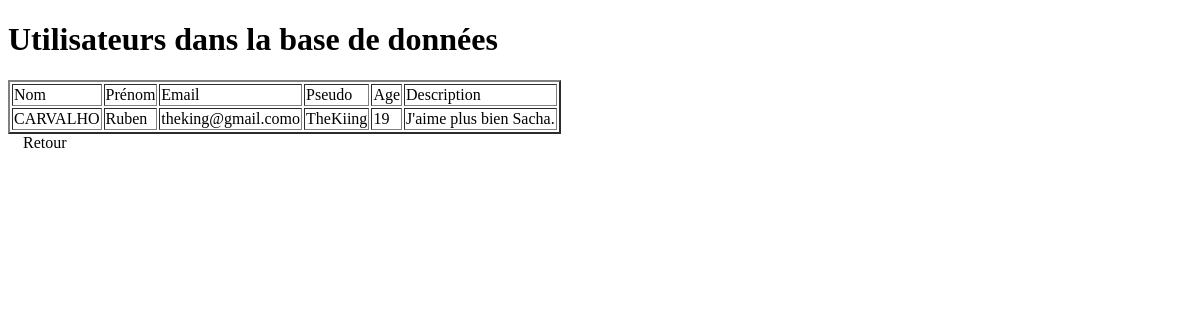
Screenshot of /utilisateurs.php?id=17 with the database file from the repository.
### tables this page shows
CREATE TABLE IF NOT EXISTS `user` (
  `idUser` int(11) NOT NULL AUTO_INCREMENT,
  `nom` varchar(50) NOT NULL,
  `prenom` varchar(50) NOT NULL,
  `email` varchar(50) NOT NULL,
  `dateNaissance` date NOT NULL,
  `pseudo` varchar(50) NOT NULL,
  `password` varchar(255) NOT NULL,
  `description` text,
  PRIMARY KEY (`idUser`),
  UNIQUE KEY `pseudo` (`pseudo`)
);

### dbfunction.php (called while the page is built, shortened)
<?php
function getConnexion()
{
    static $bdd = null;
    if($bdd == null)
    {
        try
        {
            $bdd = new PDO('mysql:host='.HOST.';dbname='.DBNAME, USER, PASS);
            $bdd->setAttribute(PDO::ATTR_ERRMODE, PDO::ERRMODE_EXCEPTION);
        }
        catch (PDOException $e)
        {
            print "Erreur : " . $e->getMessage() . "<br/>";
            die();
        }
    }
    return $bdd;
}
function selectOneUser($id)
{
    $RequeteSql =  'SELECT * FROM user WHERE idUser ='.$id.';';
    $RequeteData = getConnexion()->query($RequeteSql);
    return $RequeteData;
}

### phpToHtml.php (the view, shortened to what this page needs)
<?php
function buildTableOneUser($tableau)
{
    echo '<table border="2"><tr><td>Nom</td><td>Prénom</td><td>Email</td><td>Pseudo</td><td>Age</td><td>Description</td></tr>';
    foreach ($tableau as $data)
    {
        $from = new DateTime($data['dateNaissance']);
        $to   = new DateTime('today');
        echo '<tr><td>'.$data['nom'].'</td><td>'.$data['prenom'].'</td><td>'.$data['email'].'</td><td>'.$data['pseudo'].'</td><td>'.$from->diff($to)->y.'</td><td>'.$data['description'].'</td></tr>';
        echo '</table>';
        echo '<a href="utilisateurs.php">Retour</a>';
    }
}
?>

### style.css (style rules this page uses)
a { padding-left: 15px; padding-right: 15px; text-decoration: none; color: black; }

### rows the page displays
user: nom "CARVALHO", prenom "Ruben", email "theking@gmail.como", pseudo "TheKiing", dateNaissance "19", description "J'aime plus bien Sacha."
